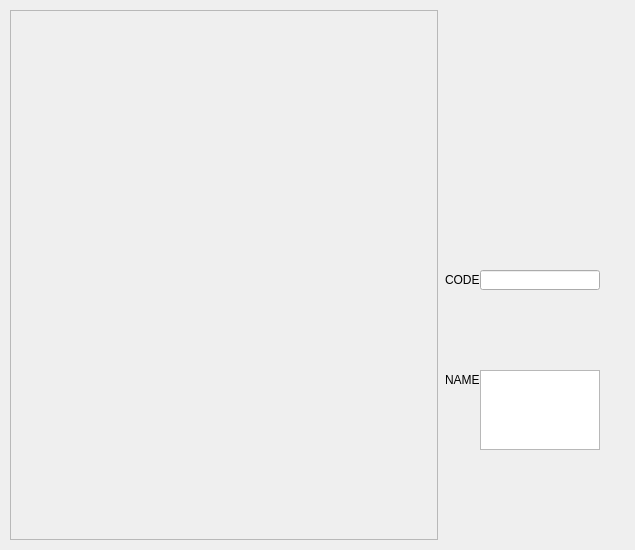
<?xml version="1.0" encoding="UTF-8"?>
<ui version="4.0">
 <class>MainWidgetUI</class>
 <widget class="QWidget" name="MainWidgetUI">
  <property name="geometry">
   <rect>
    <x>0</x>
    <y>0</y>
    <width>635</width>
    <height>550</height>
   </rect>
  </property>
  <property name="windowTitle">
   <string>MainWidget</string>
  </property>
  <widget class="QLabel" name="IconLabelShow">
   <property name="geometry">
    <rect>
     <x>445</x>
     <y>10</y>
     <width>180</width>
     <height>180</height>
    </rect>
   </property>
   <property name="text">
    <string/>
   </property>
  </widget>
  <widget class="QLabel" name="CodeLabel">
   <property name="geometry">
    <rect>
     <x>445</x>
     <y>270</y>
     <width>35</width>
     <height>20</height>
    </rect>
   </property>
   <property name="text">
    <string>CODE:</string>
   </property>
  </widget>
  <widget class="QLabel" name="NameLabel">
   <property name="geometry">
    <rect>
     <x>445</x>
     <y>370</y>
     <width>35</width>
     <height>20</height>
    </rect>
   </property>
   <property name="text">
    <string>NAME:</string>
   </property>
  </widget>
  <widget class="QLineEdit" name="CodeLineEditShow">
   <property name="geometry">
    <rect>
     <x>480</x>
     <y>270</y>
     <width>120</width>
     <height>20</height>
    </rect>
   </property>
  </widget>
  <widget class="QScrollArea" name="scrollArea">
   <property name="geometry">
    <rect>
     <x>10</x>
     <y>10</y>
     <width>428</width>
     <height>530</height>
    </rect>
   </property>
   <property name="widgetResizable">
    <bool>true</bool>
   </property>
   <widget class="QWidget" name="ContentWidget">
    <property name="geometry">
     <rect>
      <x>0</x>
      <y>0</y>
      <width>426</width>
      <height>528</height>
     </rect>
    </property>
   </widget>
  </widget>
  <widget class="QTextEdit" name="NameLineEditShow">
   <property name="geometry">
    <rect>
     <x>480</x>
     <y>370</y>
     <width>120</width>
     <height>80</height>
    </rect>
   </property>
  </widget>
 </widget>
 <layoutdefault spacing="6" margin="11"/>
 <resources/>
 <connections/>
</ui>
